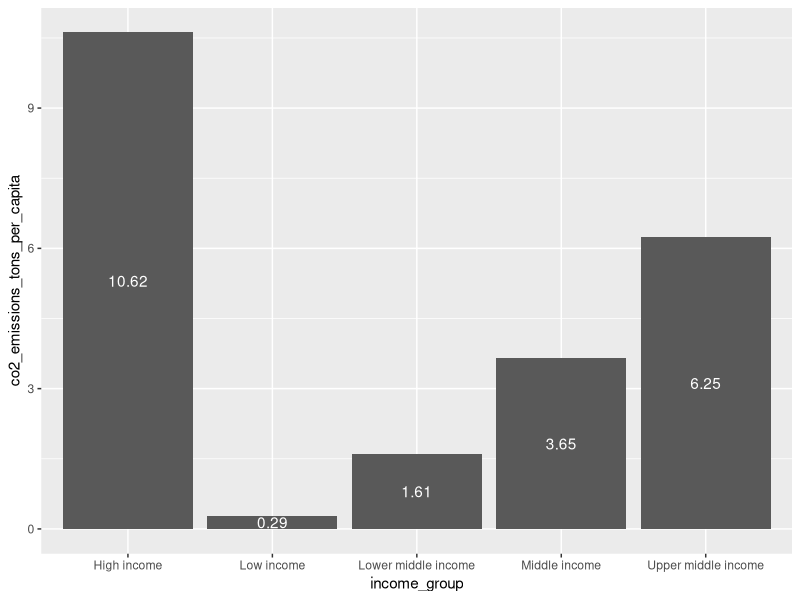

The R script that drew this image:
library(tidyverse)

world_bank_income <- read_csv("data/world_bank_income.csv")
world_bank_countries <- read_csv("data/world_bank_countries.csv")

world_bank_income %>% 
  filter(year == 2014) %>% 
  ggplot(aes(x = income_group,
             y = co2_emissions_tons_per_capita,
             label = round(co2_emissions_tons_per_capita, 2))) +
  geom_col() +
  geom_text(position = position_stack(vjust = 0.5),
            color = "white")